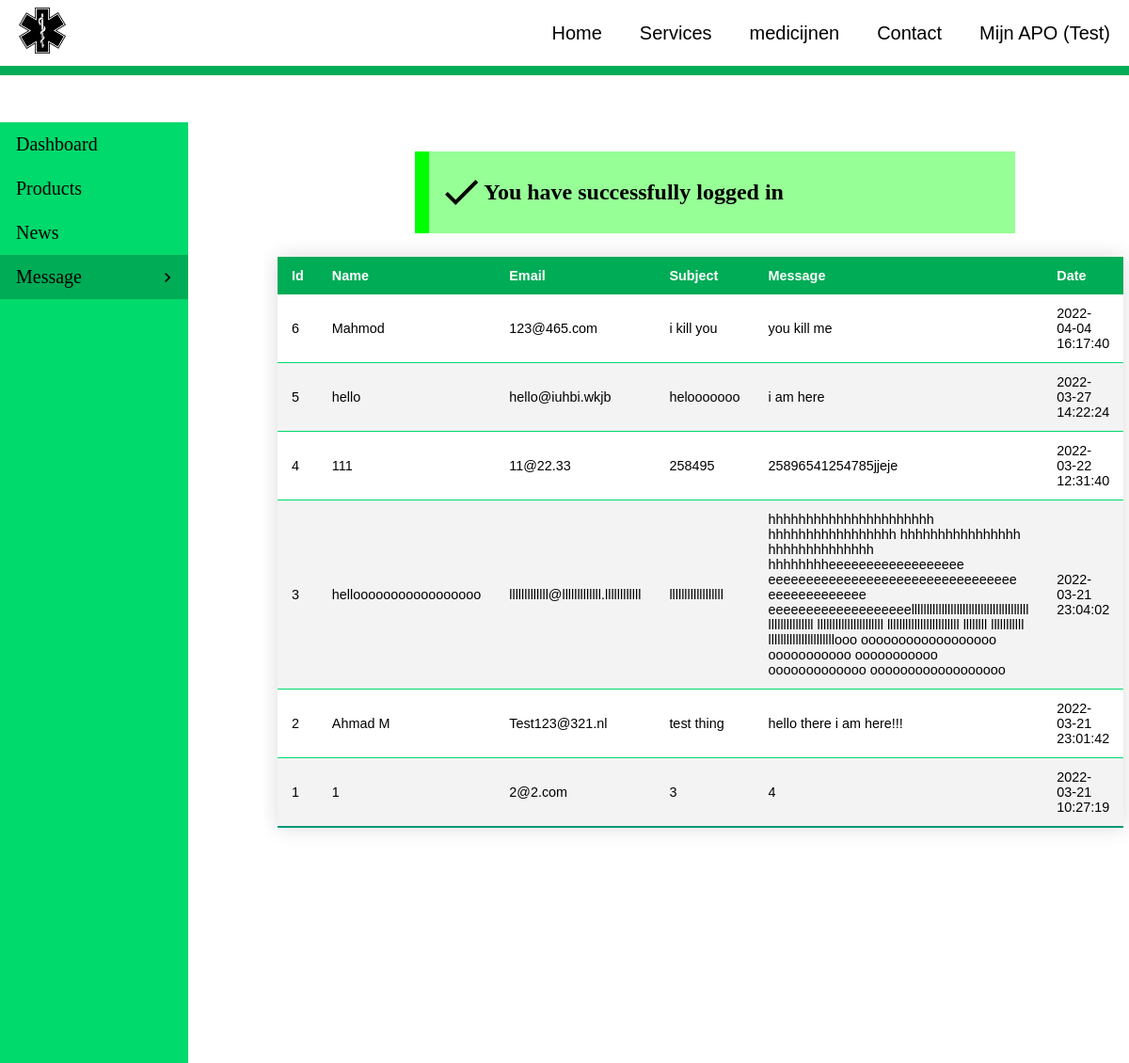
The page /AdminPage/AdminContact.php (signed in) on the database as committed earlier.
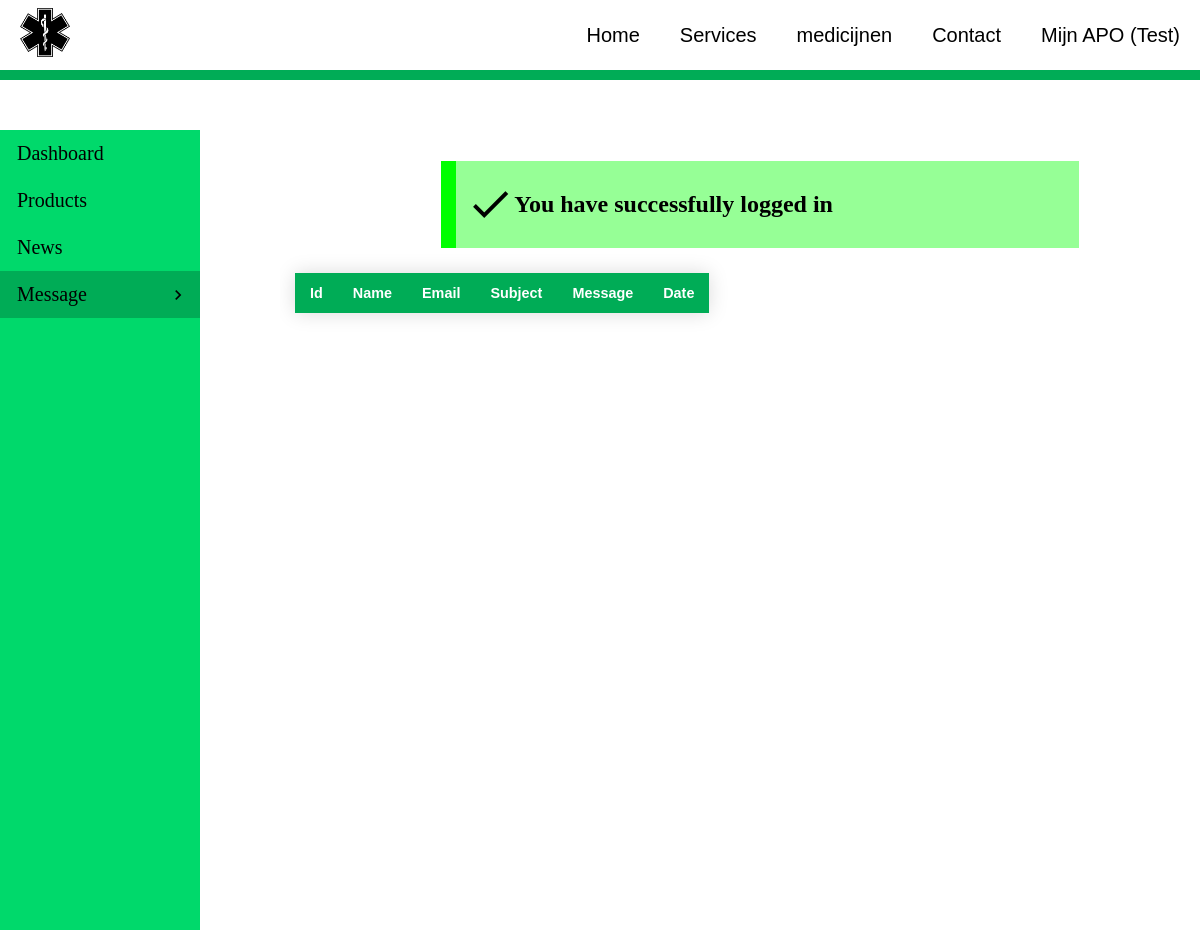
The same page on the database as committed later.
### tables this page shows
CREATE TABLE `messages` (
  `messages_id` int(11) NOT NULL,
  `messages_name` text NOT NULL,
  `messages_email` text NOT NULL,
  `messages_subject` text NOT NULL,
  `messages_message` text NOT NULL,
  `messages_date` timestamp NOT NULL DEFAULT current_timestamp()
);

### PHP/inc/Contact.inc.php (the view)
<?php
require_once $_SERVER["DOCUMENT_ROOT"] . '/apo_ahmad/PHP/db_connection.php';
if (isset($_GET['sortingOrder'])) {
    if ($_GET['sortingOrder'] != 'DESC') {
        $sql = "SELECT * FROM messages ORDER BY messages_date DESC";
    } else {
        $sql = "SELECT * FROM messages ORDER BY messages_date ASC";
    }
} else {
    $sql = "SELECT * FROM messages ORDER BY messages_date DESC";
}
$results = mysqli_query($conn, $sql);
while ($data = mysqli_fetch_array($results)) {
    echo '
        <tr>
            <td>' . $data["messages_id"] . '</td>
            <td>' . $data["messages_name"] . '</td>
            <td>' . $data["messages_email"] . '</td>
            <td>' . $data["messages_subject"] . '</td>
            <td>' . $data["messages_message"] . '</td>
            <td>' . $data["messages_date"] . '</td>
        </tr>
    ';
}

### PHP/inc/messages.inc.php (shortened to what this page needs)
<?php
$messages = $_SESSION['messages'];
?>
<ul>
    <?php foreach ($messages as $message) :
        switch ($message[0]) {
    ?>
            <?php
            case "success":
            ?>
                <div class="successContainer">
                    <span class="material-icons md-48">done</span>
                    <h2><?php echo $message[1]; ?></h2>
                </div>
            <?php
                break;
            ?>
        <?php
        }
        ?>
    <?php endforeach; ?>
</ul>

Rows that differ between the two databases and show on the page:
removed messages: messages_id "6", messages_name "Mahmod", messages_email "123@465.com", messages_subject "i kill you", messages_message "you kill me", messages_date "2022-04-04 16:17:40"
removed messages: messages_id "5", messages_name "hello", messages_email "hello@iuhbi.wkjb", messages_subject "helooooooo", messages_message "i am here", messages_date "2022-03-27 14:22:24"
removed messages: messages_id "4", messages_name "111", messages_email "11@22.33", messages_subject "258495", messages_message "25896541254785jjeje", messages_date "2022-03-22 12:31:40"
removed messages: messages_id "3", messages_name "hellooooooooooooooooo", messages_email "lllllllllllll@lllllllllllll.llllllllllll", messages_subject "llllllllllllllllll", messages_message "hhhhhhhhhhhhhhhhhhhhhh hhhhhhhhhhhhhhhhh hhhhhhhhhhhhhhhh hhhhhhhhhhhhhh hhhhhhhheeeeeeeeeeeeeeeeee eeeeeeeeeeeeeeeeeeeeeeeeeeeeeeeee eeeeeeeeeeeee eeeeeeeeeeeeeeeeeeelllllllllllllllllllllllllllllllllllllll lllllllllllllll llllllllllllllllllllll llllllllllllllllllllllll llllllll lllllllllll llllllllllllllllllllllooo oooooooooooooooooo ooooooooooo ooooooooooo ooooooooooooo oooooooooooooooooo", messages_date "2022-03-21 23:04:02"
removed messages: messages_id "2", messages_name "Ahmad M", messages_email "Test123@321.nl", messages_subject "test thing", messages_message "hello there i am here!!!", messages_date "2022-03-21 23:01:42"
removed messages: messages_id "1", messages_name "1", messages_email "2@2.com", messages_subject "3", messages_message "4", messages_date "2022-03-21 10:27:19"
